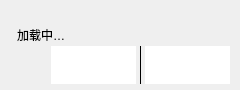
<?xml version="1.0" encoding="UTF-8"?>
<ui version="4.0">
 <class>FloatingWidget</class>
 <widget class="QWidget" name="floating_widget">
  <widget class="QWidget" name="panel">
   <layout class="QVBoxLayout" name="vbox">
    <property name="leftMargin">
     <number>10</number>
    </property>
    <property name="topMargin">
     <number>6</number>
    </property>
    <property name="rightMargin">
     <number>10</number>
    </property>
    <property name="bottomMargin">
     <number>6</number>
    </property>
    <property name="spacing">
     <number>0</number>
    </property>
    <item>
     <widget class="QLabel" name="hide_notice">
      <property name="text"><string/></property>
      <property name="styleSheet"><string>padding: 2px 4px;</string></property>
     </widget>
    </item>
    <item>
     <widget class="QLabel" name="message_label">
      <property name="text">
       <string>加载中…</string>
      </property>
      <property name="styleSheet">
       <string>padding: 2px 4px;</string>
      </property>
     </widget>
    </item>
    <item>
     <layout class="QHBoxLayout" name="data_layout">
      <property name="leftMargin">
       <number>0</number>
      </property>
      <property name="topMargin">
       <number>0</number>
      </property>
      <property name="rightMargin">
       <number>0</number>
      </property>
      <property name="bottomMargin">
       <number>0</number>
      </property>
      <property name="spacing">
       <number>3</number>
      </property>
      <item>
       <widget class="PagerWidget" name="pager">
        <property name="minimumSize">
         <size>
          <width>38</width>
          <height>42</height>
         </size>
        </property>
        <property name="maximumSize">
         <size>
          <width>38</width>
          <height>16777215</height>
         </size>
        </property>
       </widget>
      </item>
      <item>
       <widget class="QTableView" name="table">
        <property name="showGrid">
         <bool>false</bool>
        </property>
        <property name="frameShape">
         <enum>QFrame::Shape::NoFrame</enum>
        </property>
        <property name="selectionMode">
         <enum>QAbstractItemView::SelectionMode::NoSelection</enum>
        </property>
        <property name="focusPolicy">
         <enum>Qt::FocusPolicy::NoFocus</enum>
        </property>
        <property name="textElideMode">
         <enum>Qt::TextElideMode::ElideNone</enum>
        </property>
       </widget>
      </item>
      <item>
       <widget class="QFrame" name="split_separator">
        <property name="frameShape">
         <enum>QFrame::Shape::VLine</enum>
        </property>
        <property name="frameShadow">
         <enum>QFrame::Shadow::Plain</enum>
        </property>
        <property name="lineWidth">
         <number>1</number>
        </property>
       </widget>
      </item>
      <item>
       <widget class="QTableView" name="right_table">
        <property name="showGrid">
         <bool>false</bool>
        </property>
        <property name="frameShape">
         <enum>QFrame::Shape::NoFrame</enum>
        </property>
        <property name="selectionMode">
         <enum>QAbstractItemView::SelectionMode::NoSelection</enum>
        </property>
        <property name="focusPolicy">
         <enum>Qt::FocusPolicy::NoFocus</enum>
        </property>
        <property name="textElideMode">
         <enum>Qt::TextElideMode::ElideNone</enum>
        </property>
       </widget>
      </item>
     </layout>
    </item>
   </layout>
   <property name="geometry">
    <rect>
     <x>0</x>
     <y>0</y>
     <width>240</width>
     <height>90</height>
    </rect>
   </property>
  </widget>
  <property name="geometry">
   <rect>
    <x>0</x>
    <y>0</y>
    <width>240</width>
    <height>90</height>
   </rect>
  </property>
 </widget>
 <customwidgets>
  <customwidget>
   <class>PagerWidget</class>
   <extends>QWidget</extends>
   <header>stockwidget.ui.pager</header>
  </customwidget>
 </customwidgets>
 <resources/>
 <connections/>
</ui>
